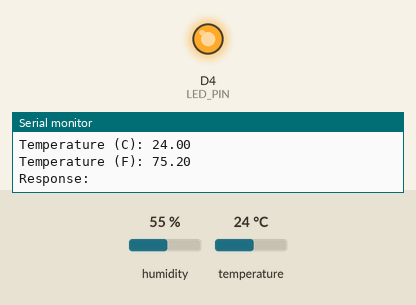
Bench run of a sketch on a simulated ESP8266 (NodeMCU). On the bench: output pins drawn as LEDs (lit = HIGH), the last lines printed to the serial monitor. The test bench sets the inputs (shaded band); at power-on: humidity 55 %, temperature 24 °C. WiFi joins after 1.5 s; servers stay silent unless stated; uploads are accepted with an empty reply.

Above: at 3.4 s.
At 8.45 s:
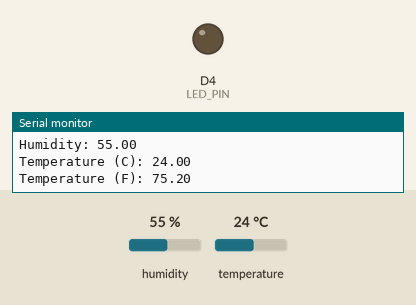
Timing chart, 0 to 9.2 s (numbered marks = the images above):
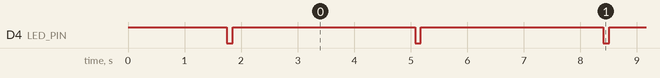

The sketch:

temperature-and-humidity-sensor-wifi.ino
```cpp
#include <ESP8266WiFi.h>
#include <DHT.h>
#include <ESP8266HTTPClient.h>
#include <WiFiClientSecure.h>
#define LED_PIN LED_BUILTIN

const char* ssid = "xxxxxxxxxxxx";  // Wi-Fi Name
const char* password = "xxxxxxxxxxxx";  // Wi-Fi Password
const char* serverName = "https://xxxxxxxxxxx/update";  // Backend URL

#define DHT_SENSOR_PIN D7
#define DHT_SENSOR_TYPE DHT22
DHT dht(DHT_SENSOR_PIN, DHT_SENSOR_TYPE);

void setup() {
  Serial.begin(9600);
  pinMode(LED_PIN, OUTPUT);
  digitalWrite(LED_PIN, HIGH);  // LED mati (ESP8266 aktif low)
  WiFi.begin(ssid, password);

  unsigned long startAttemptTime = millis();
  const unsigned long timeout = 10000;  // Timeout 10 detik

  while (WiFi.status() != WL_CONNECTED && millis() - startAttemptTime < timeout) {
    delay(500);
    Serial.print(".");
  }

  if (WiFi.status() != WL_CONNECTED) {
    Serial.println("\nFailed to connect to WiFi.");
    return;
  }
  Serial.println("\nConnected to WiFi");

  dht.begin();
}

void loop() {
  float humidity = dht.readHumidity();
  float temperature_C = dht.readTemperature();
  float temperature_F = dht.readTemperature(true);

  if (isnan(humidity) || isnan(temperature_C) || isnan(temperature_F)) {
    Serial.println("Failed to read from DHT sensor!");
    return;
  }

  Serial.println("DHT Sensor Readings:");
  Serial.print("Humidity: ");
  Serial.println(humidity);
  Serial.print("Temperature (C): ");
  Serial.println(temperature_C);
  Serial.print("Temperature (F): ");
  Serial.println(temperature_F);

  String postData = "{\"humidity\":" + String(humidity, 2) +
                    ",\"temperature_C\":" + String(temperature_C, 2) +
                    ",\"temperature_F\":" + String(temperature_F, 2) + "}";

  WiFiClientSecure client;  // Gunakan WiFiClientSecure untuk HTTPS
  client.setInsecure();     // Nonaktifkan validasi SSL

  HTTPClient http;
  http.begin(client, serverName);  // Gunakan WiFiClientSecure
  http.addHeader("Content-Type", "application/json");

  int httpResponseCode = http.POST(postData);

  // Lampu berkedip saat mengirim data
  digitalWrite(LED_PIN, LOW);
  delay(100);
  digitalWrite(LED_PIN, HIGH);

  if (httpResponseCode > 0) {
    String response = http.getString();
    Serial.println("Response: " + response);
  } else {
    Serial.print("Error in sending POST request, Code: ");
    Serial.println(httpResponseCode);
    // Indikasi error dengan LED
    for (int i = 0; i < 3; i++) {
      digitalWrite(LED_PIN, LOW);
      delay(200);
      digitalWrite(LED_PIN, HIGH);
      delay(200);
    }
  }

  http.end();
  delay(3000);
}
```

Measured:
- by itself, D4 (LED_PIN): alternates HIGH for 3.2 s and LOW for 0.10 s
